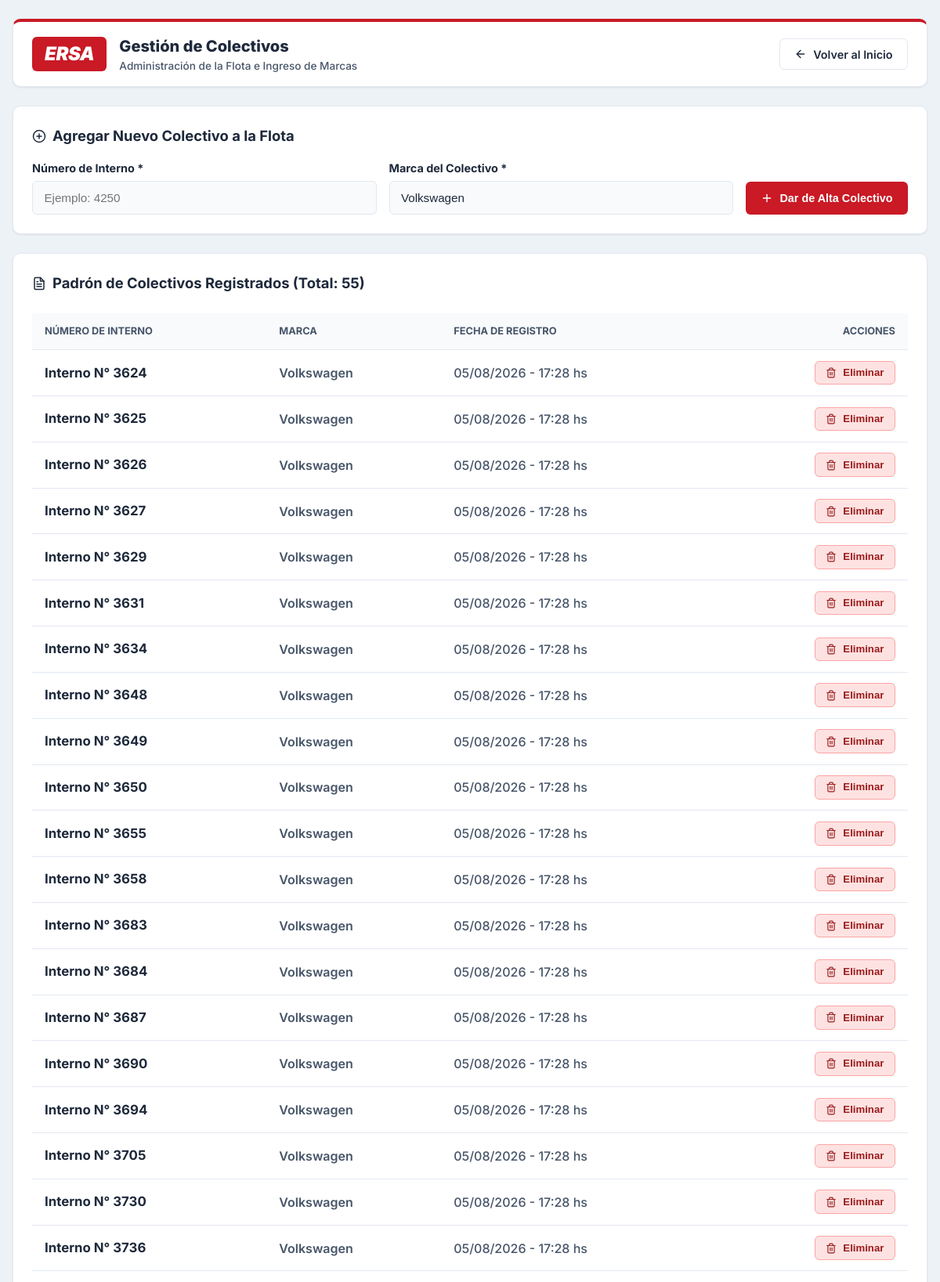
Screenshot of /configuracion.php (upper part) with the database file from the repository.
### tables this page shows
CREATE TABLE IF NOT EXISTS `internos` (
  `id` INT AUTO_INCREMENT PRIMARY KEY,
  `numero_interno` VARCHAR(20) NOT NULL UNIQUE,
  `marca` VARCHAR(50) NOT NULL DEFAULT 'Volkswagen',
  `creado_en` DATETIME DEFAULT CURRENT_TIMESTAMP
);

### configuracion.php (the view, shortened to what this page needs)
<?php
try {
    $db = getDBConnection();
    $stmt = $db->query("SELECT id, numero_interno, COALESCE(marca, 'Volkswagen') AS marca, creado_en FROM internos ORDER BY CAST(numero_interno AS UNSIGNED) ASC, numero_interno ASC");
    $internos = $stmt->fetchAll();
} catch (Exception $e) {
    $errorBD = "Error al consultar la base de datos: " . $e->getMessage();
    $internos = [];
}
?>
<!DOCTYPE html>
<html lang="es">
<head>
    <link rel="stylesheet" href="assets/css/styles.css">
</head>
<body>
    <div class="app-container">
        <header class="header-navbar">
            <div class="brand-container">
                <div class="brand-logo-ersa">ERSA</div>
                <div class="brand-text-container">
                    <h1 class="brand-title">Gestión de Colectivos</h1>
                    <p class="brand-subtitle">Administración de la Flota e Ingreso de Marcas</p>
                </div>
            </div>
            <div class="nav-actions">
                <a href="index.php" class="btn btn-secondary">
                    <svg width="16" height="16" viewBox="0 0 24 24" fill="none" stroke="currentColor" stroke-width="2" stroke-linecap="round" stroke-linejoin="round"><line x1="19" y1="12" x2="5" y2="12"/><polyline points="12 19 5 12 12 5"/></svg>
                    Volver al Inicio
                </a>
            </div>
        </header>
        <div class="config-card">
            <h2 style="font-size: 1.15rem; font-weight: 700; color: var(--color-text-primary); margin-bottom: 1rem; display: flex; align-items: center; gap: 0.5rem;">
                <svg width="18" height="18" viewBox="0 0 24 24" fill="none" stroke="currentColor" stroke-width="2" stroke-linecap="round" stroke-linejoin="round"><circle cx="12" cy="12" r="10"/><line x1="12" y1="8" x2="12" y2="16"/><line x1="8" y1="12" x2="16" y2="12"/></svg>
                Agregar Nuevo Colectivo a la Flota
            </h2>
            <form id="formAgregarInterno" style="display: flex; gap: 1rem; flex-wrap: wrap; align-items: flex-end;">
                <div style="flex: 1; min-width: 200px;">
                    <label class="label-large" for="nuevo_numero_interno">Número de Interno *</label>
                    <input type="text" id="nuevo_numero_interno" class="input-large" placeholder="Ejemplo: 4250" required autocomplete="off">
                </div>
                <div style="flex: 1; min-width: 200px;">
                    <label class="label-large" for="nuevo_marca">Marca del Colectivo *</label>
                    <input type="text" id="nuevo_marca" class="input-large" placeholder="Ejemplo: Volkswagen, Mercedes-Benz..." value="Volkswagen" required autocomplete="off">
                </div>
                <div>
                    <button type="submit" class="btn btn-primary" style="height: 42px;">
                        <svg width="16" height="16" viewBox="0 0 24 24" fill="none" stroke="currentColor" stroke-width="2" stroke-linecap="round" stroke-linejoin="round"><line x1="12" y1="5" x2="12" y2="19"/><line x1="5" y1="12" x2="19" y2="12"/></svg>
                        Dar de Alta Colectivo
                    </button>
                </div>
            </form>
        </div>
        <div class="config-card">
            <h2 style="font-size: 1.15rem; font-weight: 700; color: var(--color-text-primary); margin-bottom: 0.5rem; display: flex; align-items: center; gap: 0.5rem;">
                Padrón de Colectivos Registrados (Total: <?php echo count($internos); ?>)
            </h2>
            <?php if (!empty($errorBD)): ?>
                <div style="background: #fee2e2; border: 1px solid #fca5a5; padding: 1rem; border-radius: 8px; color: #991b1b;">
                    <p><?php echo htmlspecialchars($errorBD); ?></p>
                </div>
            <?php else: ?>
                <div style="overflow-x: auto;">
                    <table class="tabla-internos">
                        <thead>
                            <tr>
                                <th>Número de Interno</th>
                                <th>Marca</th>
                                <th>Fecha de Registro</th>
                                <th style="text-align: right;">Acciones</th>
                            </tr>
                        </thead>
                        <tbody>
                            <?php foreach ($internos as $row): ?>
                                <tr>
                                    <td>
                                        <strong style="font-size: 1.05rem; color: var(--color-text-primary);">
                                            Interno N° <?php echo htmlspecialchars($row['numero_interno']); ?>
                                        </strong>
                                    </td>
                                    <td>
                                        <span style="font-weight: 600; color: var(--color-text-secondary);">
                                            <?php echo htmlspecialchars($row['marca']); ?>
                                        </span>
                                    </td>
                                    <td style="color: var(--color-text-secondary); font-weight: 500;">
                                        <?php echo date('d/m/Y - H:i', strtotime($row['creado_en'])); ?> hs
                                    </td>
                                    <td style="text-align: right;">
                                        <button class="btn btn-danger-subtle btn-eliminar-interno"
                                                style="padding: 0.4rem 0.85rem; font-size: 0.825rem;"
                                                data-id="<?php echo $row['id']; ?>"
                                                data-numero="<?php echo htmlspecialchars($row['numero_interno']); ?>">
                                            Eliminar
                                        </button>
                                    </td>
                                </tr>
                            <?php endforeach; ?>
                        </tbody>
                    </table>
                </div>
            <?php endif; ?>
        </div>
    </div>
</body>
</html>

### assets/css/styles.css (style rules this page uses)
:root { --color-ersa-red: #c91a25; --color-ersa-red-hover: #a6121c; --color-ersa-red-soft: #fef2f2; --color-dark: #1e293b; --color-dark-hover: #0f172a; --color-bg-page: #edf2f7; --color-card-bg: #ffffff; --color-card-subtle: #f8fafc; --color-border: #e2e8f0; --color-border-hover: #cbd5e1; --color-text-primary: #1e293b; --color-text-secondary: #475569; --color-text-muted: #64748b; --badge-danger-bg: #fee2e2; --badge-danger-text: #991b1b; --badge-danger-border: #fca5a5; --badge-warning-bg: #fef3c7; --badge-warning-text: #92400e; --badge-warning-border: #fcd34d; --badge-success-bg: #dcfce7; --badge-success-text: #166534; --badge-success-border: #86efac; --shadow-subtle: 0 1px 3px rgba(0,0,0,0.05), 0 1px 2px rgba(0,0,0,0.03); --shadow-card: 0 4px 6px -1px rgba(0,0,0,0.04), 0 2px 4px -1px rgba(0,0,0,0.02); --shadow-hover: 0 10px 15px -3px rgba(0,0,0,0.08), 0 4px 6px -2px rgba(0,0,0,0.03); --radius-sm: 6px; --radius-md: 10px; --radius-lg: 14px; }
* { box-sizing: border-box; margin: 0; padding: 0; }
body { font-family: 'Inter', system-ui, -apple-system, BlinkMacSystemFont, "Segoe UI", Roboto, sans-serif; background-color: var(--color-bg-page); color: var(--color-text-primary); line-height: 1.5; min-height: 100vh; }
.app-container { max-width: 1240px; margin: 0 auto; padding: 1.5rem 1rem; }
.header-navbar { display: flex; align-items: center; justify-content: space-between; background: var(--color-card-bg); border: 1px solid var(--color-border); border-top: 4px solid var(--color-ersa-red); padding: 1rem 1.5rem; border-radius: var(--radius-md); margin-bottom: 1.5rem; box-shadow: var(--shadow-subtle); }
.brand-container { display: flex; align-items: center; gap: 1rem; }
.brand-logo-ersa { background: var(--color-ersa-red); color: #ffffff; font-weight: 900; font-style: italic; font-size: 1.5rem; padding: 0.25rem 1rem; border-radius: var(--radius-sm); letter-spacing: -0.5px; display: inline-block; }
.brand-text-container { display: flex; flex-direction: column; }
.brand-title { font-size: 1.25rem; font-weight: 800; color: var(--color-text-primary); }
.brand-subtitle { font-size: 0.85rem; color: var(--color-text-secondary); font-weight: 500; }
.nav-actions { display: flex; align-items: center; gap: 0.75rem; }
.btn { display: inline-flex; align-items: center; justify-content: center; gap: 0.5rem; padding: 0.65rem 1.15rem; font-size: 0.9rem; font-weight: 600; border-radius: var(--radius-sm); border: 1px solid transparent; cursor: pointer; transition: all 0.15s ease; text-decoration: none; line-height: 1.2; }
.btn svg { flex-shrink: 0; }
.btn-primary { background: var(--color-ersa-red); color: #ffffff; }
.btn-secondary { background: var(--color-card-bg); color: var(--color-text-primary); border-color: var(--color-border); }
.btn-danger-subtle { background: var(--badge-danger-bg); color: var(--badge-danger-text); border-color: var(--badge-danger-border); }
.label-large { display: block; font-size: 0.9rem; font-weight: 700; color: var(--color-text-primary); margin-bottom: 0.35rem; }
.input-large { width: 100%; padding: 0.75rem 0.9rem; border: 1px solid var(--color-border); border-radius: var(--radius-sm); font-size: 0.95rem; font-weight: 500; color: var(--color-text-primary); background: var(--color-card-subtle); }
.config-card { background: var(--color-card-bg); border-radius: var(--radius-md); border: 1px solid var(--color-border); padding: 1.5rem; box-shadow: var(--shadow-subtle); margin-bottom: 1.5rem; }
.tabla-internos { width: 100%; border-collapse: collapse; margin-top: 1rem; }
.tabla-internos th, .tabla-internos td { padding: 0.85rem 1rem; border-bottom: 1px solid var(--color-border); text-align: left; }
.tabla-internos th { background: var(--color-card-subtle); font-size: 0.8rem; font-weight: 700; text-transform: uppercase; color: var(--color-text-secondary); }

### rows the page displays
internos: numero_interno "3624", marca "Volkswagen", creado_en "05/08/2026 - 17:28"
internos: numero_interno "3625", marca "Volkswagen", creado_en "05/08/2026 - 17:28"
internos: numero_interno "3626", marca "Volkswagen", creado_en "05/08/2026 - 17:28"
internos: numero_interno "3627", marca "Volkswagen", creado_en "05/08/2026 - 17:28"
internos: numero_interno "3629", marca "Volkswagen", creado_en "05/08/2026 - 17:28"
internos: numero_interno "3631", marca "Volkswagen", creado_en "05/08/2026 - 17:28"
internos: numero_interno "3634", marca "Volkswagen", creado_en "05/08/2026 - 17:28"
internos: numero_interno "3648", marca "Volkswagen", creado_en "05/08/2026 - 17:28"
internos: numero_interno "3649", marca "Volkswagen", creado_en "05/08/2026 - 17:28"
internos: numero_interno "3650", marca "Volkswagen", creado_en "05/08/2026 - 17:28"
internos: numero_interno "3655", marca "Volkswagen", creado_en "05/08/2026 - 17:28"
internos: numero_interno "3658", marca "Volkswagen", creado_en "05/08/2026 - 17:28"
internos: numero_interno "3683", marca "Volkswagen", creado_en "05/08/2026 - 17:28"
internos: numero_interno "3684", marca "Volkswagen", creado_en "05/08/2026 - 17:28"
internos: numero_interno "3687", marca "Volkswagen", creado_en "05/08/2026 - 17:28"
internos: numero_interno "3690", marca "Volkswagen", creado_en "05/08/2026 - 17:28"
internos: numero_interno "3694", marca "Volkswagen", creado_en "05/08/2026 - 17:28"
internos: numero_interno "3705", marca "Volkswagen", creado_en "05/08/2026 - 17:28"
internos: numero_interno "3730", marca "Volkswagen", creado_en "05/08/2026 - 17:28"
internos: numero_interno "3736", marca "Volkswagen", creado_en "05/08/2026 - 17:28"

### other values shown
count($internos) "55"
